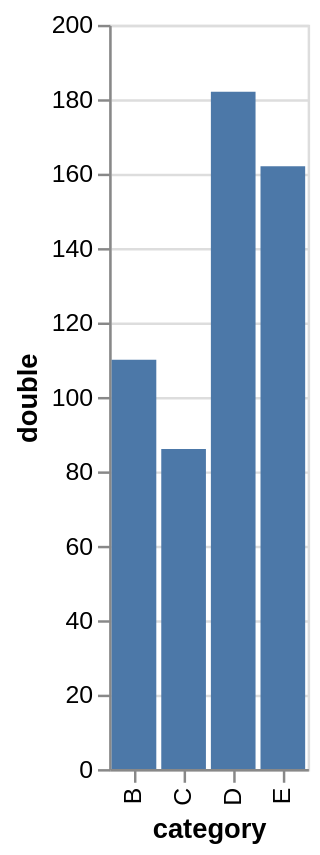

Express this chart as Vega-Lite.
### Vega-Lite specification from a JSON file in a GitHub repository (floating-point values rounded to 4 significant figures)
{"$schema": "https://vega.github.io/schema/vega-lite/v6.json", "data": {"values": [{"category": "A", "value": 28}, {"category": "B", "value": 55}, {"category": "C", "value": 43}, {"category": "D", "value": 91}, {"category": "E", "value": 81}]}, "description": "Filter by expression, then calculate a column.", "encoding": {"x": {"field": "category", "type": "nominal"}, "y": {"field": "double", "type": "quantitative"}}, "mark": "bar", "transform": [{"filter": "datum.value > 30"}, {"as": "double", "calculate": "datum.value * 2"}], "usermeta": {"eas": {"standin_ratio": 0.0245, "threshold": 0.05}}}
